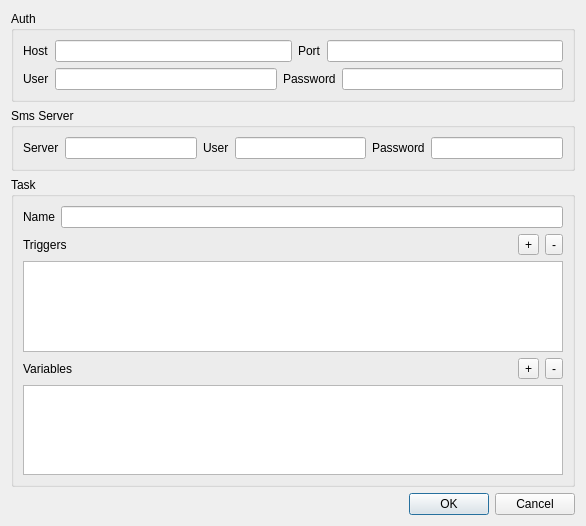
<?xml version="1.0" encoding="UTF-8"?>
<ui version="4.0">
 <class>CreateSmsTaskWidget</class>
 <widget class="QWidget" name="CreateSmsTaskWidget">
  <property name="geometry">
   <rect>
    <x>0</x>
    <y>0</y>
    <width>586</width>
    <height>526</height>
   </rect>
  </property>
  <property name="windowTitle">
   <string>Create SMS Task</string>
  </property>
  <layout class="QGridLayout" name="gridLayout_4">
   <item row="0" column="0" colspan="2">
    <widget class="QGroupBox" name="groupBox">
     <property name="title">
      <string>Auth</string>
     </property>
     <layout class="QGridLayout" name="gridLayout">
      <item row="0" column="0">
       <layout class="QHBoxLayout" name="horizontalLayout">
        <item>
         <widget class="QLabel" name="label">
          <property name="text">
           <string>Host</string>
          </property>
         </widget>
        </item>
        <item>
         <widget class="QLineEdit" name="auth_host_line_edit"/>
        </item>
        <item>
         <widget class="QLabel" name="label_2">
          <property name="text">
           <string>Port</string>
          </property>
         </widget>
        </item>
        <item>
         <widget class="QLineEdit" name="auth_port_line_edit"/>
        </item>
       </layout>
      </item>
      <item row="1" column="0">
       <layout class="QHBoxLayout" name="horizontalLayout_2">
        <item>
         <widget class="QLabel" name="label_3">
          <property name="text">
           <string>User</string>
          </property>
         </widget>
        </item>
        <item>
         <widget class="QLineEdit" name="auto_user_line_edit"/>
        </item>
        <item>
         <widget class="QLabel" name="label_4">
          <property name="text">
           <string>Password</string>
          </property>
         </widget>
        </item>
        <item>
         <widget class="QLineEdit" name="auth_password_line_edit">
          <property name="echoMode">
           <enum>QLineEdit::Password</enum>
          </property>
         </widget>
        </item>
       </layout>
      </item>
     </layout>
    </widget>
   </item>
   <item row="1" column="0" colspan="2">
    <widget class="QGroupBox" name="groupBox_2">
     <property name="title">
      <string>Sms Server</string>
     </property>
     <layout class="QGridLayout" name="gridLayout_2">
      <item row="0" column="0">
       <layout class="QHBoxLayout" name="horizontalLayout_3">
        <item>
         <widget class="QLabel" name="label_5">
          <property name="text">
           <string>Server</string>
          </property>
         </widget>
        </item>
        <item>
         <widget class="QLineEdit" name="sms_server_line_edit"/>
        </item>
        <item>
         <widget class="QLabel" name="label_6">
          <property name="text">
           <string>User</string>
          </property>
         </widget>
        </item>
        <item>
         <widget class="QLineEdit" name="sms_user_line_edit"/>
        </item>
        <item>
         <widget class="QLabel" name="label_7">
          <property name="text">
           <string>Password</string>
          </property>
         </widget>
        </item>
        <item>
         <widget class="QLineEdit" name="sms_password_line_edit">
          <property name="echoMode">
           <enum>QLineEdit::Password</enum>
          </property>
         </widget>
        </item>
       </layout>
      </item>
     </layout>
    </widget>
   </item>
   <item row="2" column="0" colspan="2">
    <widget class="QGroupBox" name="groupBox_3">
     <property name="title">
      <string>Task</string>
     </property>
     <layout class="QGridLayout" name="gridLayout_3" rowstretch="0,1,1">
      <item row="0" column="0">
       <layout class="QHBoxLayout" name="horizontalLayout_6">
        <item>
         <widget class="QLabel" name="label_8">
          <property name="text">
           <string>Name</string>
          </property>
         </widget>
        </item>
        <item>
         <widget class="QLineEdit" name="task_name_line_edit"/>
        </item>
       </layout>
      </item>
      <item row="1" column="0">
       <layout class="QVBoxLayout" name="verticalLayout" stretch="0,1">
        <item>
         <layout class="QHBoxLayout" name="horizontalLayout_4">
          <item>
           <widget class="QLabel" name="label_9">
            <property name="text">
             <string>Triggers</string>
            </property>
           </widget>
          </item>
          <item>
           <spacer name="horizontalSpacer">
            <property name="orientation">
             <enum>Qt::Horizontal</enum>
            </property>
            <property name="sizeHint" stdset="0">
             <size>
              <width>40</width>
              <height>20</height>
             </size>
            </property>
           </spacer>
          </item>
          <item>
           <widget class="QToolButton" name="trigger_add_too_button">
            <property name="text">
             <string>+</string>
            </property>
           </widget>
          </item>
          <item>
           <widget class="QToolButton" name="trigger_remove_tool_button">
            <property name="text">
             <string>-</string>
            </property>
           </widget>
          </item>
         </layout>
        </item>
        <item>
         <widget class="QTableView" name="triggers_table_view"/>
        </item>
       </layout>
      </item>
      <item row="2" column="0">
       <layout class="QVBoxLayout" name="verticalLayout_2" stretch="0,1">
        <item>
         <layout class="QHBoxLayout" name="horizontalLayout_5">
          <item>
           <widget class="QLabel" name="label_10">
            <property name="text">
             <string>Variables</string>
            </property>
           </widget>
          </item>
          <item>
           <spacer name="horizontalSpacer_2">
            <property name="orientation">
             <enum>Qt::Horizontal</enum>
            </property>
            <property name="sizeHint" stdset="0">
             <size>
              <width>40</width>
              <height>20</height>
             </size>
            </property>
           </spacer>
          </item>
          <item>
           <widget class="QToolButton" name="variable_add_tool_button">
            <property name="text">
             <string>+</string>
            </property>
           </widget>
          </item>
          <item>
           <widget class="QToolButton" name="variable_remove_tool_button">
            <property name="text">
             <string>-</string>
            </property>
           </widget>
          </item>
         </layout>
        </item>
        <item>
         <widget class="QTableView" name="variables_table_view"/>
        </item>
       </layout>
      </item>
     </layout>
    </widget>
   </item>
   <item row="3" column="0">
    <spacer name="horizontalSpacer_3">
     <property name="orientation">
      <enum>Qt::Horizontal</enum>
     </property>
     <property name="sizeHint" stdset="0">
      <size>
       <width>278</width>
       <height>20</height>
      </size>
     </property>
    </spacer>
   </item>
   <item row="3" column="1">
    <widget class="QDialogButtonBox" name="button_box">
     <property name="standardButtons">
      <set>QDialogButtonBox::Cancel|QDialogButtonBox::Ok</set>
     </property>
    </widget>
   </item>
  </layout>
 </widget>
 <resources/>
 <connections/>
</ui>
